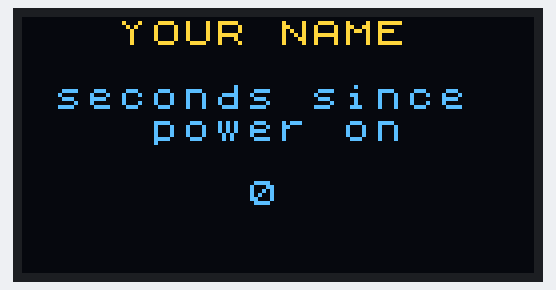
The sketch below on a simulated Arduino Uno, built with avr-gcc and run on an emulated ATmega328P. On the bench: 128×64 one-colour display. The OLED is the two-colour kind (top 16 rows yellow).

Above: at 0.4 s.
At 4.2 s:
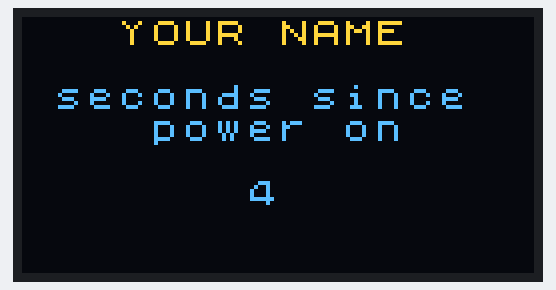
At 11.2 s:
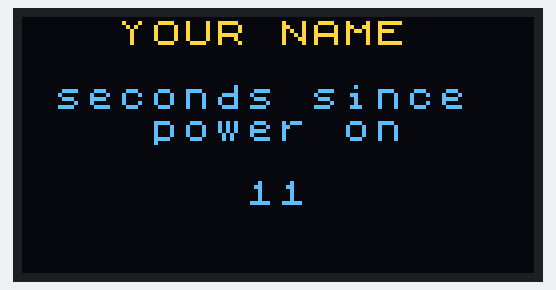
At 19.2 s:
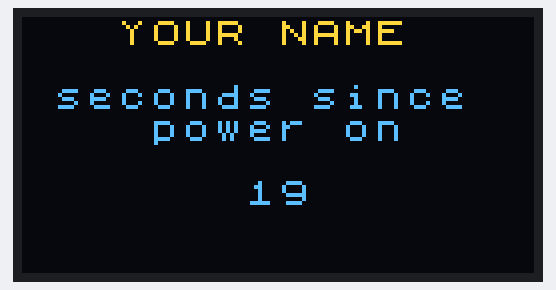
At 29.2 s:
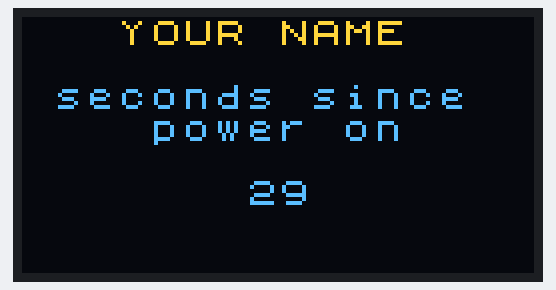
At 39.11 s:
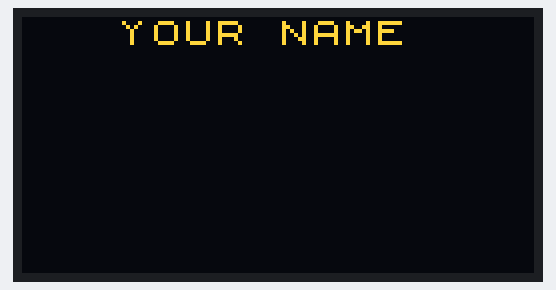

Measured:
- what the display in image 0 shows lasts 0.7 s, from 0.3 s to 1.0 s
- what the display in image 1 shows lasts 0.8 s, from 4.2 s to 5.0 s

The sketch:

02_seconds_counter.ino
```cpp
#include <Arduino.h>
#include <U8x8lib.h>
#include <Wire.h>
#include <string.h>

const char STUDENT_NAME[] = "YOUR NAME";

U8X8_SSD1306_128X64_NONAME_HW_I2C display(U8X8_PIN_NONE);

uint32_t lastDisplayedSecond = 0xFFFFFFFFUL;

uint32_t secondsSincePowerOn() {
  return millis() / 1000UL;
}

uint8_t centeredColumn(const char *text) {
  size_t length = strlen(text);
  if (length >= 16) {
    return 0;
  }
  return (16 - length) / 2;
}

void drawCentered(uint8_t row, const char *text) {
  display.drawString(centeredColumn(text), row, text);
}

void formatSeconds(uint32_t value, char output[11]) {
  char reversed[10];
  uint8_t count = 0;

  do {
    reversed[count] = '0' + (value % 10);
    value /= 10;
    count++;
  } while (value > 0 && count < sizeof(reversed));

  for (uint8_t index = 0; index < count; ++index) {
    output[index] = reversed[count - index - 1];
  }
  output[count] = '\0';
}

void drawCounterScreen(uint32_t secondsNow) {
  char secondsText[11];
  formatSeconds(secondsNow, secondsText);

  display.clearDisplay();
  drawCentered(0, STUDENT_NAME);
  drawCentered(2, "seconds since");
  drawCentered(3, "power on");
  drawCentered(5, secondsText);
}

void setup() {
  display.begin();
  display.setPowerSave(0);
  display.setFont(u8x8_font_chroma48medium8_r);
  drawCounterScreen(secondsSincePowerOn());
}

void loop() {
  uint32_t secondsNow = secondsSincePowerOn();

  if (secondsNow != lastDisplayedSecond) {
    lastDisplayedSecond = secondsNow;
    drawCounterScreen(secondsNow);
  }
}
```
